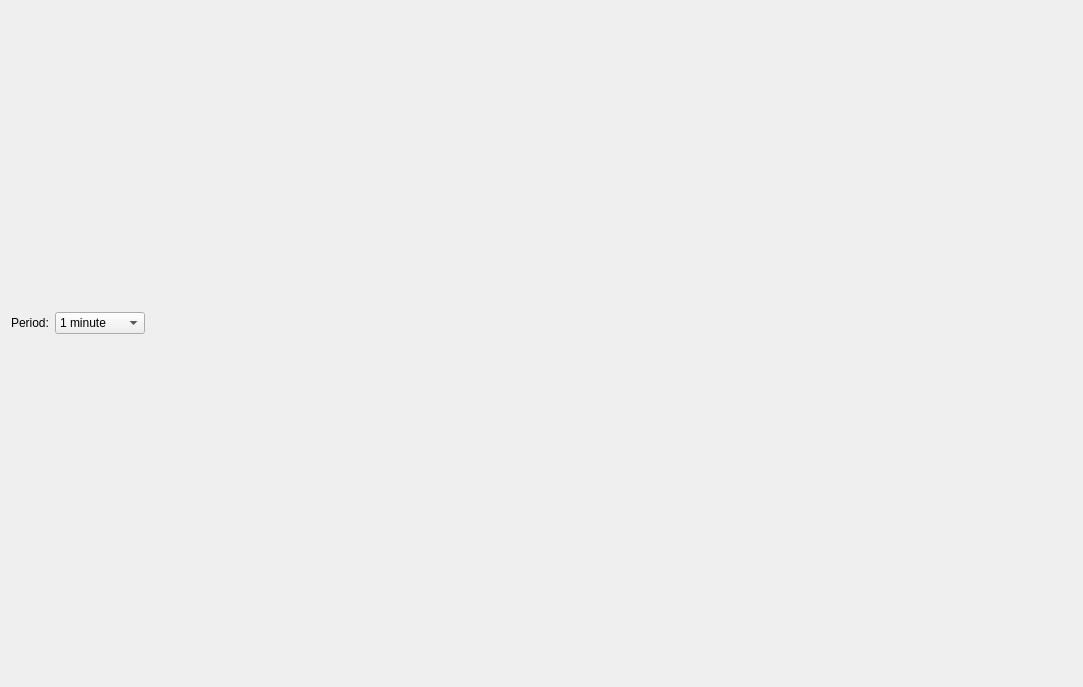
<?xml version="1.0" encoding="UTF-8"?>
<ui version="4.0">
 <class>SpeedGraphWidget</class>
 <widget class="QWidget" name="SpeedGraphWidget">
  <property name="geometry">
   <rect>
    <x>0</x>
    <y>0</y>
    <width>1083</width>
    <height>687</height>
   </rect>
  </property>
  <property name="windowTitle">
   <string>Form</string>
  </property>
  <layout class="QVBoxLayout" name="verticalLayout">
   <item>
    <layout class="QHBoxLayout" name="horizontalLayout">
     <item>
      <widget class="QLabel" name="label">
       <property name="text">
        <string>Period:</string>
       </property>
      </widget>
     </item>
     <item>
      <widget class="QComboBox" name="periodComboBox">
       <item>
        <property name="text">
         <string>1 minute</string>
        </property>
       </item>
       <item>
        <property name="text">
         <string>5 minutes</string>
        </property>
       </item>
       <item>
        <property name="text">
         <string>15 minutes</string>
        </property>
       </item>
       <item>
        <property name="text">
         <string>1 hour</string>
        </property>
       </item>
       <item>
        <property name="text">
         <string>12 hours</string>
        </property>
       </item>
       <item>
        <property name="text">
         <string>24 hours</string>
        </property>
       </item>
      </widget>
     </item>
     <item>
      <spacer name="horizontalSpacer">
       <property name="orientation">
        <enum>Qt::Orientation::Horizontal</enum>
       </property>
       <property name="sizeHint" stdset="0">
        <size>
         <width>40</width>
         <height>20</height>
        </size>
       </property>
      </spacer>
     </item>
    </layout>
   </item>
   <item>
    <spacer name="verticalSpacer">
     <property name="orientation">
      <enum>Qt::Orientation::Vertical</enum>
     </property>
     <property name="sizeType">
      <enum>QSizePolicy::Policy::Preferred</enum>
     </property>
     <property name="sizeHint" stdset="0">
      <size>
       <width>20</width>
       <height>40</height>
      </size>
     </property>
    </spacer>
   </item>
  </layout>
 </widget>
 <resources/>
 <connections/>
</ui>
